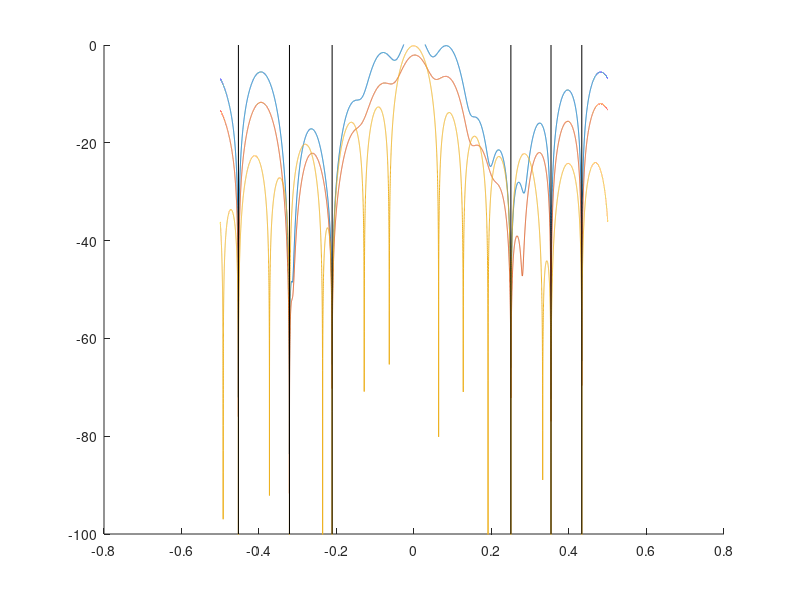
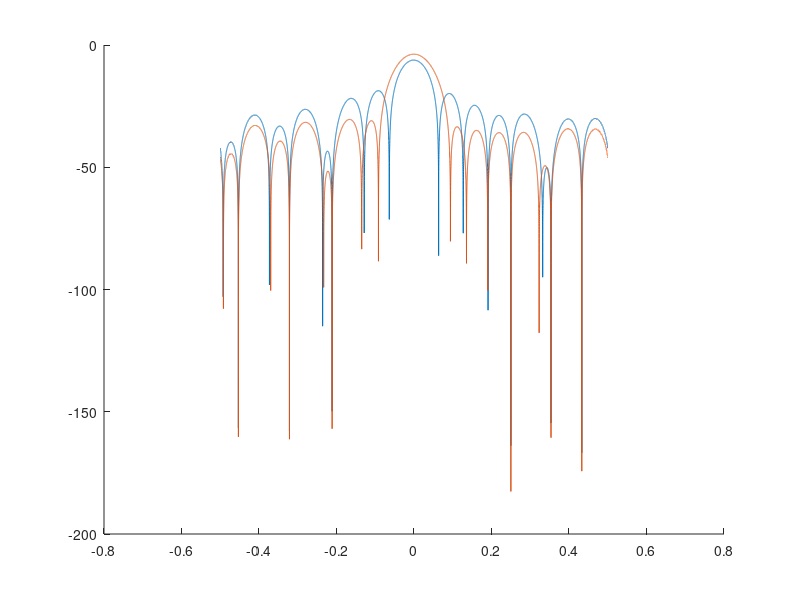

Source code (MATLAB) for these figures, in order:
%% 

clear all
close all

N = 16;
d = 1;
lambda = 2;
AoA = 0; 

angVec = -90:0.01:90;
N = 16;
d = 0.5;  
lambda = 1; 

[iGrid, angGrid] = ndgrid(0:N-1, angVec);

xn = exp(1i*2*pi*iGrid.*d/lambda.*sin(deg2rad(angGrid)));

sigmaJ = db2mag(50);
sigma  = 1;

% Build covariance matrix 
AoAJ = [-65 -40 -25 30 45 60];

R = eye(N);

for i = 1:length(AoAJ)

    sj = exp(-1i*2*pi*(0:N-1)*d/lambda*sin(deg2rad(AoAJ(i))));
    R = R + sj'*sj*sigmaJ^2;

end

% Training sample covariance matrix 
sn = mvnrnd(zeros(1, N), R, N*2);
Rtrain = 1/(N*2) * sn'*sn;

sn = exp(-1i*2*pi*(0:N-1)*d/lambda*sin(deg2rad(AoA)));

y = (inv(Rtrain)*sn')'*xn;
yCheb = (inv(Rtrain)*(sn'.*chebwin(N, 30)))'*xn;
yTrue = (inv(R)*sn')'*xn;

figure
hold on  
plot(d/lambda*sin(deg2rad(angVec)), mag2db(abs(y)/(2*N)))
plot(d/lambda*sin(deg2rad(angVec)), mag2db(abs(yCheb)/(2*N)))
plot(d/lambda*sin(deg2rad(angVec)), mag2db(abs(yTrue)/N))

ylim([-100 0])

for i = 1:length(AoAJ)

    line([d/lambda*sin(deg2rad(AoAJ(i))) d/lambda*sin(deg2rad(AoAJ(i)))], [-100 0], 'Color', 'k')

end

%% Eigendecomposition

[V, D] = eig(Rtrain);

temp = diag(D);
temp(temp < 1e5) = 1;
D = diag(temp);

Rdecomp = V*D/V;

% Rdecomp = V(:, iMax) * D(iMax, iMax) / V(:, iMax);
% Rdecomp = Rdecomp + eye(N);

yDecomp = (inv(Rdecomp)*sn'.*chebwin(N, 30))'*xn;
yCheb = (inv(R)*(sn'.*chebwin(N, 30)))'*xn;

figure
hold on  
plot(d/lambda*sin(deg2rad(angVec)), mag2db(abs(yTrue)/N/2))
plot(d/lambda*sin(deg2rad(angVec)), mag2db(abs(yCheb)/N))